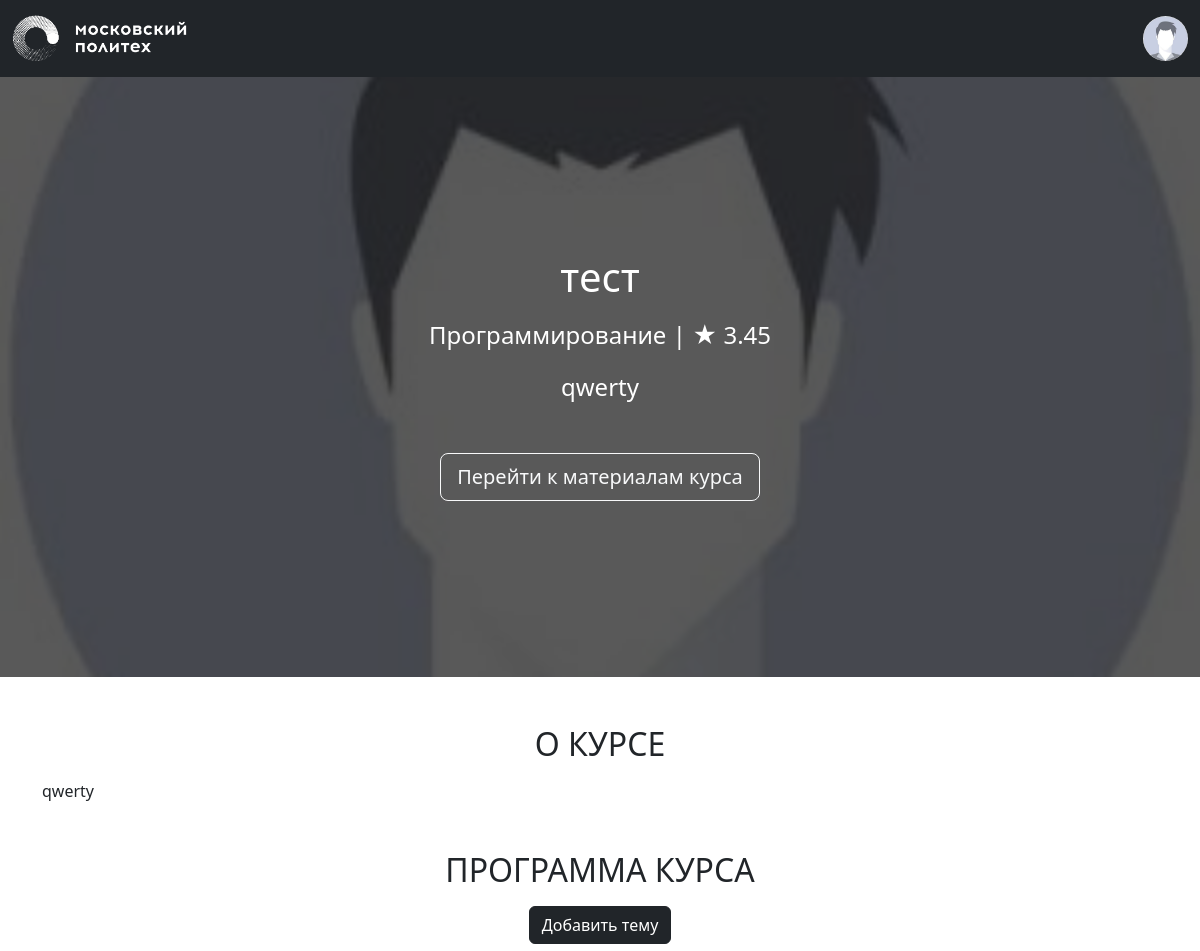
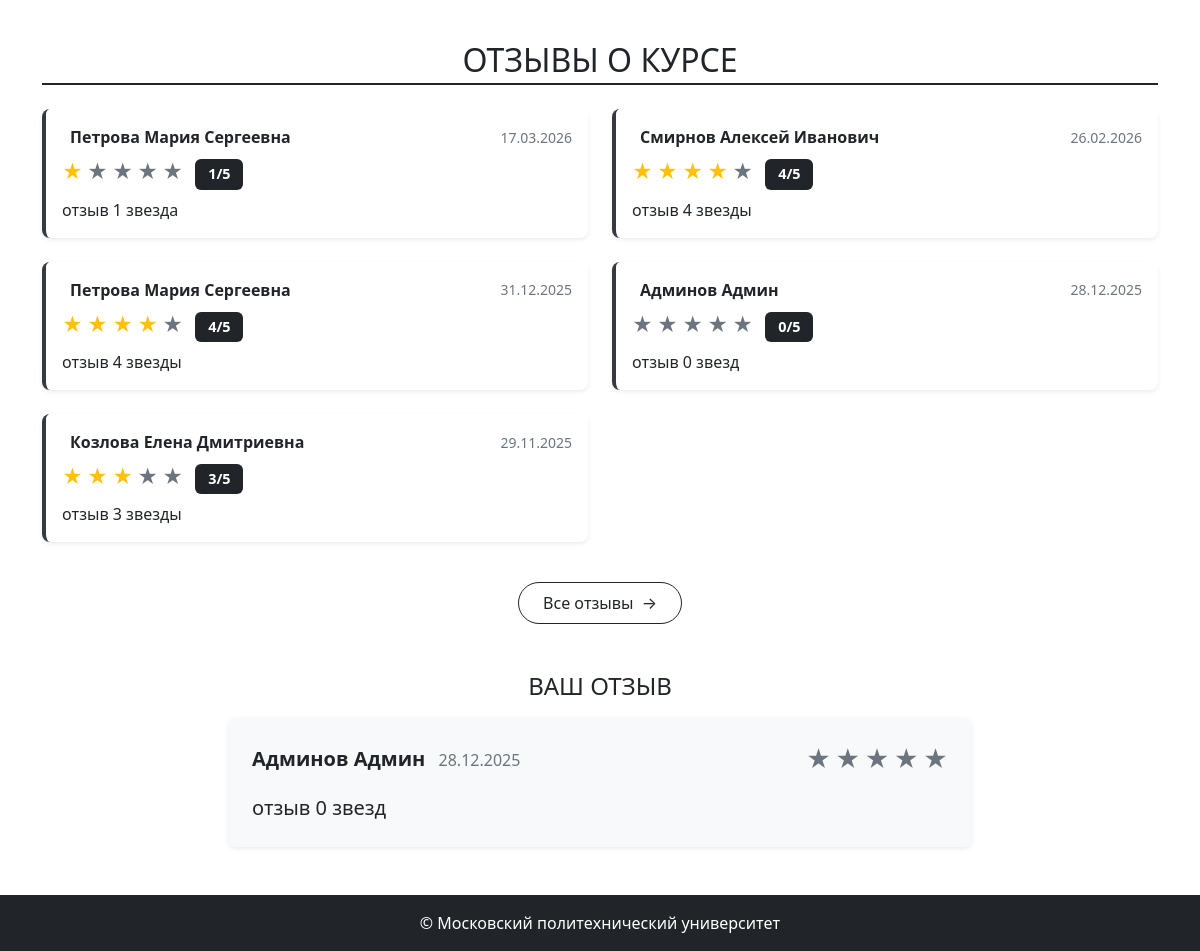
The app's page /courses/1 (signed in) with its own data (2 pictures, top to bottom).
### models.py (models this page shows, shortened)
class Image(db.Model):
    __tablename__ = 'images'
    id: Mapped[str] = mapped_column(String(100), primary_key=True)
    file_name: Mapped[str] = mapped_column(String(100))
    mime_type: Mapped[str] = mapped_column(String(100))
    md5_hash: Mapped[str] = mapped_column(String(100), unique=True)
    object_id: Mapped[Optional[int]]
    object_type: Mapped[Optional[str]] = mapped_column(String(100))
    created_at: Mapped[datetime] = mapped_column(default=datetime.now)
    @property
    def url(self):
        return url_for('image', image_id=self.id)

class Base(DeclarativeBase):
  metadata = MetaData(naming_convention={
        "ix": 'ix_%(column_0_label)s',
        "uq": "uq_%(table_name)s_%(column_0_name)s",
        "ck": "ck_%(table_name)s_%(constraint_name)s",
        "fk": "fk_%(table_name)s_%(column_0_name)s_%(referred_table_name)s",
        "pk": "pk_%(table_name)s"
    })

class Course(Base):
    __tablename__ = 'courses'
    id: Mapped[int] = mapped_column(primary_key=True)
    name: Mapped[str] = mapped_column(String(100))
    short_desc: Mapped[str] = mapped_column(Text)
    full_desc: Mapped[str] = mapped_column(Text)
    rating_sum: Mapped[int] = mapped_column(default=0)
    rating_num: Mapped[int] = mapped_column(default=0)
    category_id: Mapped[int] = mapped_column(ForeignKey("categories.id"))
    author_id: Mapped[int] = mapped_column(ForeignKey("users.id"))
    background_image_id: Mapped[str] = mapped_column(ForeignKey("images.id"))
    created_at: Mapped[datetime] = mapped_column(default=datetime.now)
    author: Mapped["User"] = relationship()
    category: Mapped["Category"] = relationship(lazy=False)
    bg_image: Mapped["Image"] = relationship()
    reviews: Mapped[List["Review"]] = relationship(back_populates="course", cascade="all, delete-orphan")
    @property
    def rating(self):
        if self.rating_num > 0:
            return self.rating_sum / self.rating_num
        return 0

class Category(Base):
    __tablename__ = 'categories'
    id = mapped_column(Integer, primary_key=True)
    name: Mapped[str] = mapped_column(String(100))
    parent_id: Mapped[Optional[int]] = mapped_column(ForeignKey("categories.id"))

class Review(Base):
    __tablename__ = 'reviews'
    id: Mapped[int] = mapped_column(primary_key=True)
    rating: Mapped[int] = mapped_column(Integer, nullable=False)  # оценка от 0 до 5
    text: Mapped[str] = mapped_column(Text, nullable=False)  # текст отзыва
    created_at: Mapped[datetime] = mapped_column(DateTime, default=datetime.now)
    course_id: Mapped[int] = mapped_column(ForeignKey("courses.id"), nullable=False)
    user_id: Mapped[int] = mapped_column(ForeignKey("users.id"), nullable=False)
    course: Mapped["Course"] = relationship(back_populates="reviews")
    user: Mapped["User"] = relationship(back_populates="reviews")

class User(Base, UserMixin):
    __tablename__ = 'users'
    id: Mapped[int] = mapped_column(primary_key=True)
    first_name: Mapped[str] = mapped_column(String(100))
    last_name: Mapped[str] = mapped_column(String(100))
    middle_name: Mapped[Optional[str]] = mapped_column(String(100))
    login: Mapped[str] = mapped_column(String(100), unique=True)
    password_hash: Mapped[str] = mapped_column(String(200))
    created_at: Mapped[datetime] = mapped_column(default=datetime.now)
    reviews: Mapped[List["Review"]] = relationship(back_populates="user", cascade="all, delete-orphan")
    @property
    def full_name(self):
        return ' '.join([self.last_name, self.first_name, self.middle_name or ''])

### courses.py (the view)
@bp.route('/<int:course_id>')
def show(course_id):
    course = db.get_or_404(Course, course_id)
    reviews = db.session.execute(
        db.select(Review)
        .filter_by(course_id=course_id)
        .order_by(Review.created_at.desc())
        .limit(5)
    ).scalars().all()
    user_review = None
    if current_user.is_authenticated:
        user_review = db.session.execute(
            db.select(Review).filter_by(course_id=course_id, user_id=current_user.id)
        ).scalar()
    return render_template('courses/show.html',
                         course=course,
                         reviews=reviews,
                         user_review=user_review)

### auth.py (called while the page is built)
def load_user(user_id):
    user = db.session.execute(db.select(User).filter_by(id=user_id)).scalar()
    return user

### templates/courses/show.html (shortened to what this page needs)
{% extends 'base.html' %}
{% block content %}
<div class="title-area position-relative" style="background-image: url({{ course.bg_image.url }});">
    <div class="h-100 w-100 py-5 d-flex text-center position-absolute" style="background-color: rgba(0, 0, 0, 0.65);">
        <div class="m-auto">
            <h1 class="title mb-3 font-weight-bold">{{ course.name }}</h1>
            <p class="mb-3 mx-auto">
                {{ course.category.name }} | <span>★</span> <span>{{ "%.2f" | format(course.rating) }}</span>
            </p>
            <div class="container">
                <p class="description w-75 mb-5 mx-auto">
                    {{ course.short_desc }}
                </p>
            </div>
            {% if current_user.is_authenticated %}
                <a href="#" class="btn btn-outline-light btn-lg">Перейти к материалам курса</a>
            {% else %}
                <button class="btn btn-outline-light btn-lg" disabled>Записаться</button>
            {% endif %}
        </div>
    </div>
</div>
<div class="container mt-5">
    <section class="about mb-5">
        <h2 class="mb-3 text-center text-uppercase font-weight-bold">О курсе</h2>
        <p>{{ course.full_desc }}</p>
    </section>
    <section class="program mb-5">
        <h2 class="mb-3 text-center text-uppercase font-weight-bold">Программа курса</h2>
        {% if current_user.is_authenticated and current_user.id == course.author_id %}
            <div class="text-center">
                <button type="button" class="btn btn-dark">
                    Добавить тему
                </button>
            </div>
        {% endif %}
    </section>
    <section class="reviews mb-5">
        <h2 class="mb-4 text-center text-uppercase font-weight-bold position-relative">
            <span class="bg-white px-3">Отзывы о курсе</span>
        </h2>
        <div class="border-top border-2 border-dark mt-3" style="margin-top: -20px !important;"></div>
        {% if reviews %}
            <div class="row mt-4">
                {% for review in reviews %}
                    <div class="col-md-6 mb-4">
                        <div class="card h-100 shadow-sm border-0 rounded-3 review-card">
                            <div class="card-header bg-white border-0 pt-3 d-flex justify-content-between align-items-center">
                                <div>
                                    <strong class="fs-6">{{ review.user.full_name }}</strong>
                                </div>
                                <small class="text-muted">{{ review.created_at.strftime('%d.%m.%Y') }}</small>
                            </div>
                            <div class="card-body pt-0">
                                <div class="rating mb-2">
                                    {% for i in range(5) %}
                                        {% if i < review.rating %}
                                            <span class="text-warning fs-5">★</span>
                                        {% else %}
                                            <span class="text-secondary fs-5">★</span>
                                        {% endif %}
                                    {% endfor %}
                                    <span class="ms-2 badge bg-dark">{{ review.rating }}/5</span>
                                </div>
                                <p class="card-text">{{ review.text | truncate(150) }}</p>
                            </div>
                        </div>
                    </div>
                {% endfor %}
            </div>
        {% else %}
            <div class="text-center py-5 my-3 bg-light rounded-3">
                <p class="text-muted fs-5 mb-0">Пока нет отзывов. Будьте первым!</p>
            </div>
        {% endif %}
        <div class="text-center mt-3">
            <a href="{{ url_for('courses.reviews', course_id=course.id) }}" class="btn btn-outline-dark px-4 py-2 rounded-pill">
                Все отзывы <span class="ms-1">→</span>
            </a>
        </div>
    </section>
    {% if current_user.is_authenticated %}
        {% if user_review %}
            <section class="user-review mb-5">
                <h3 class="mb-3 text-center text-uppercase font-weight-bold fs-4">Ваш отзыв</h3>
                <div class="col-lg-8 mx-auto">
                    <div class="card border-0 shadow-sm rounded-3 bg-light">
                        <div class="card-body p-4">
                            <div class="d-flex justify-content-between align-items-center mb-3">
                                <div>
                                    <strong class="fs-5">{{ user_review.user.full_name }}</strong>
                                    <span class="text-muted ms-2">{{ user_review.created_at.strftime('%d.%m.%Y') }}</span>
                                </div>
                                <div class="rating">
                                    {% for i in range(5) %}
                                        {% if i < user_review.rating %}
                                            <span class="text-warning fs-4">★</span>
                                        {% else %}
                                            <span class="text-secondary fs-4">★</span>
                                        {% endif %}
                                    {% endfor %}
                                </div>
                            </div>
                            <p class="card-text fs-5">{{ user_review.text }}</p>
                        </div>
                    </div>
                </div>
            </section>
        {% endif %}
    {% else %}
        <section class="add-review mb-5 text-center py-4 bg-light rounded-3">
            <p class="mb-0"><a href="{{ url_for('auth.login') }}" class="fw-bold">Войдите</a>, чтобы оставить отзыв.</p>
        </section>
    {% endif %}
</div>
{% endblock %}

### static/styles.css (style rules this page uses)
.title-area { background-color: black; background-position: center; background-repeat: no-repeat; background-size: cover; color: white; font-size: 1.5rem; min-height: calc(75vh); }
.rating .text-warning { color: #ffc107 !important; }
.review-card { border-left: 4px solid #343a40 !important; }
.badge.bg-dark { font-size: 0.9rem; padding: 0.5rem 0.8rem; }
.btn.rounded-pill { border-radius: 50px !important; }
.review-card { transition: all 0.3s ease; }

### records on screen
Image: bg_image (picture)
Course: name "тест", rating "3.45", short_desc "qwerty", full_desc "qwerty"
Category: category.name "Программирование"
Review: user.full_name "Петрова Мария Сергеевна", created_at "17.03.2026", rating "1", text "отзыв 1 звезда"
Review: user.full_name "Смирнов Алексей Иванович", created_at "26.02.2026", rating "4", text "отзыв 4 звезды"
Review: user.full_name "Петрова Мария Сергеевна", created_at "31.12.2025", rating "4", text "отзыв 4 звезды"
Review: user.full_name "Админов Админ", created_at "28.12.2025", rating "0", text "отзыв 0 звезд"
Review: user.full_name "Козлова Елена Дмитриевна", created_at "29.11.2025", rating "3", text "отзыв 3 звезды"
User: user.full_name "Админов Админ"
